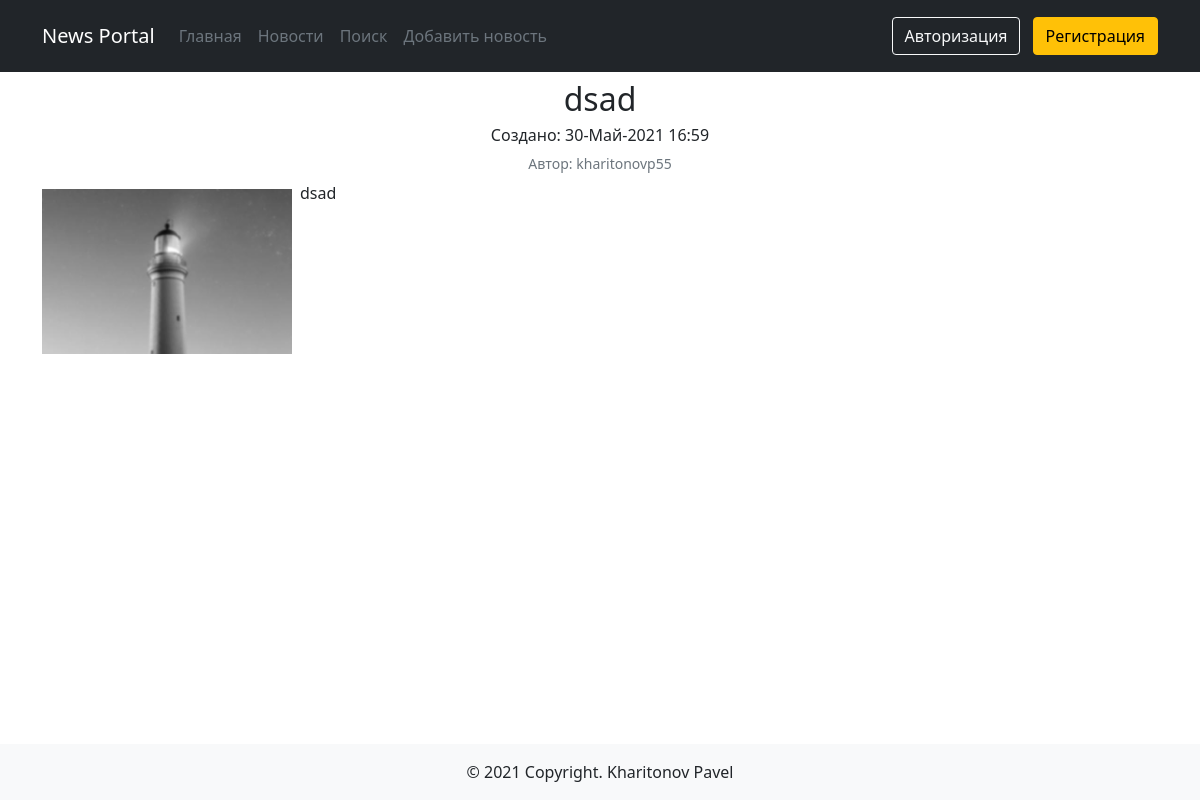
Page /news/11 on the committed database.
### news/models.py (models this page shows, shortened)
class Post(models.Model):
    ARTICLE = 'AR'
    NEWS = 'NS'
    POST_CHOICES = (
        (ARTICLE, 'Статья'),
        (NEWS, 'Новость'),
    )
    author = models.ForeignKey(Author, on_delete=models.CASCADE, verbose_name='Имя автора')
    type_post = models.CharField(max_length=2, choices=POST_CHOICES,
                                 default=ARTICLE, verbose_name='Тип')
    created_at = models.DateTimeField(auto_now_add=True, verbose_name='Дата создания')
    category = models.ManyToManyField(Category, through='PostCategory', verbose_name='Категория')
    title = models.CharField(max_length=255, verbose_name='Заголовок')
    content = models.TextField(verbose_name='Контент')
    rating = models.IntegerField(default=0, verbose_name='Рейтинг')
    class Meta:
        verbose_name = 'Новость'
        verbose_name_plural = 'Новости'

class Author(models.Model):
    user = models.OneToOneField(User, on_delete=models.CASCADE, verbose_name='Имя')
    rating = models.IntegerField(default=0, verbose_name='Рейтинг')
    def __str__(self):
        return f'{self.user}'
    class Meta:
        verbose_name = 'Автор'
        verbose_name_plural = 'Авторы'

### news/views.py (the view)
# urls.py: path('<int:pk>', PostDetailView.as_view(), name='post'),
class PostDetailView(DetailView):
    model = Post
    template_name = 'news/post.html'
    context_object_name = 'post'
    def get_context_data(self, **kwargs):
        context = super().get_context_data(**kwargs)
        context['is_not_author'] = not self.request.user.groups.filter(name='authors').exists()
        context['post_author'] = str(Post.objects.get(pk=self.kwargs.get('pk')).author.user)
        return context

### news/templatetags/custom_tags.py (called while the page is built)
@register.filter(name='censor')
def censor(value):
    words = ['дурак', 'сука']
    for word in words:
        if word in value:
            value = value.replace(word, '***')
    return str(value)

### news/templates/news/post.html (shortened to what this page needs)
{% extends 'default.html' %}
{% load custom_tags %}
{% block content %}
  <h2 class="text-center mt-2">{{ post.title|censor }}</h2>
  <h6 class="text-center">Создано: {{ post.created_at|date:'d-M-Y H:i'  }}</h6>
  <h6 class="text-center"><small class="text-muted">Автор: {{ post.author }}</small></h6>
  <p><img src="/media/photo.jpg" class="me-2 mb-2 mt-2" alt="{{ post.title|censor }}" style="max-width:250px;float:left;">{{ post.content|censor}}</p>
{% endblock content %}

### rows in the picture
Post: title|censor "dsad", created_at "30-Май-2021 16:59", author "kharitonovp55", content|censor "dsad"
